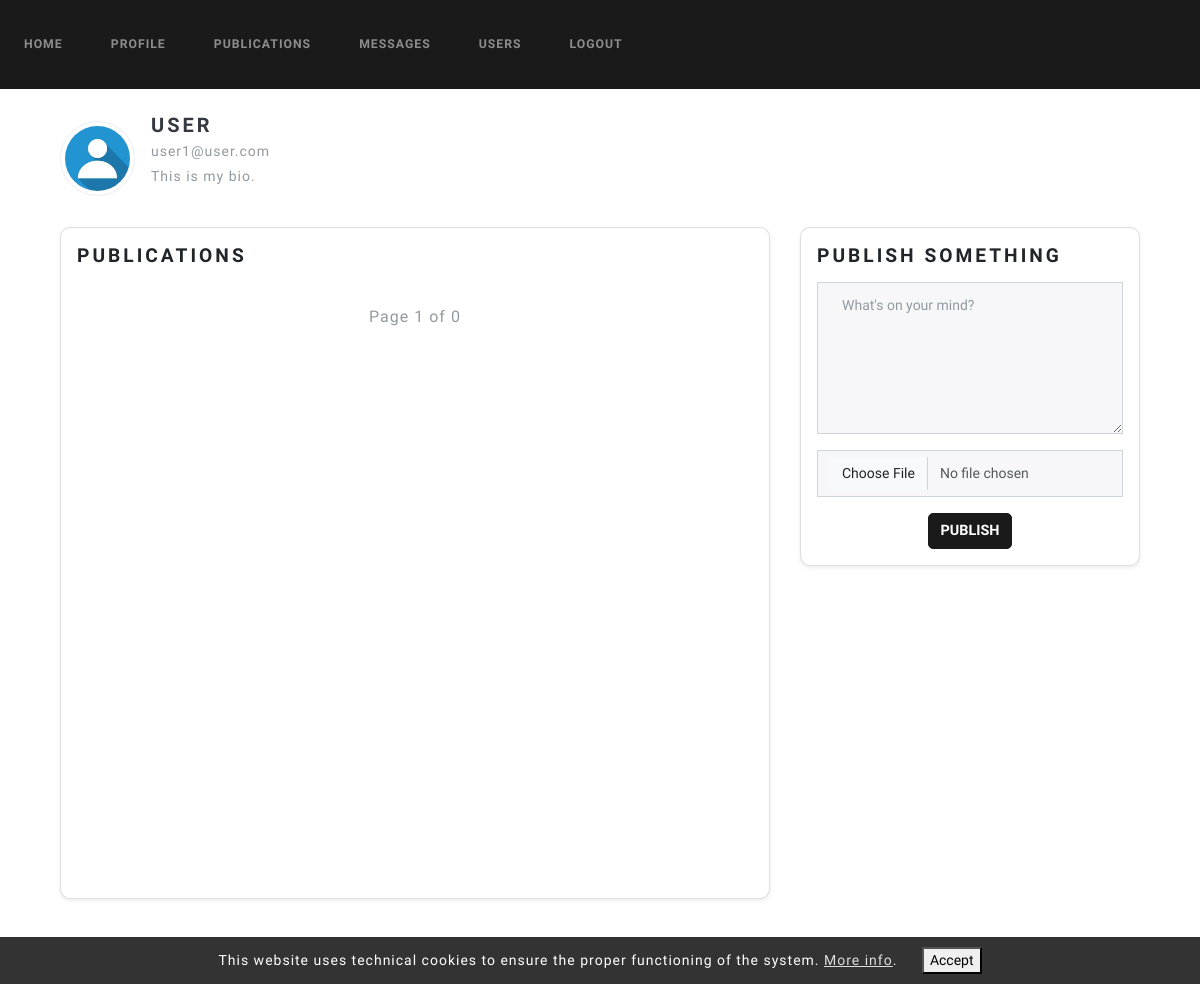
The page /publications (signed in) on the database as committed earlier.
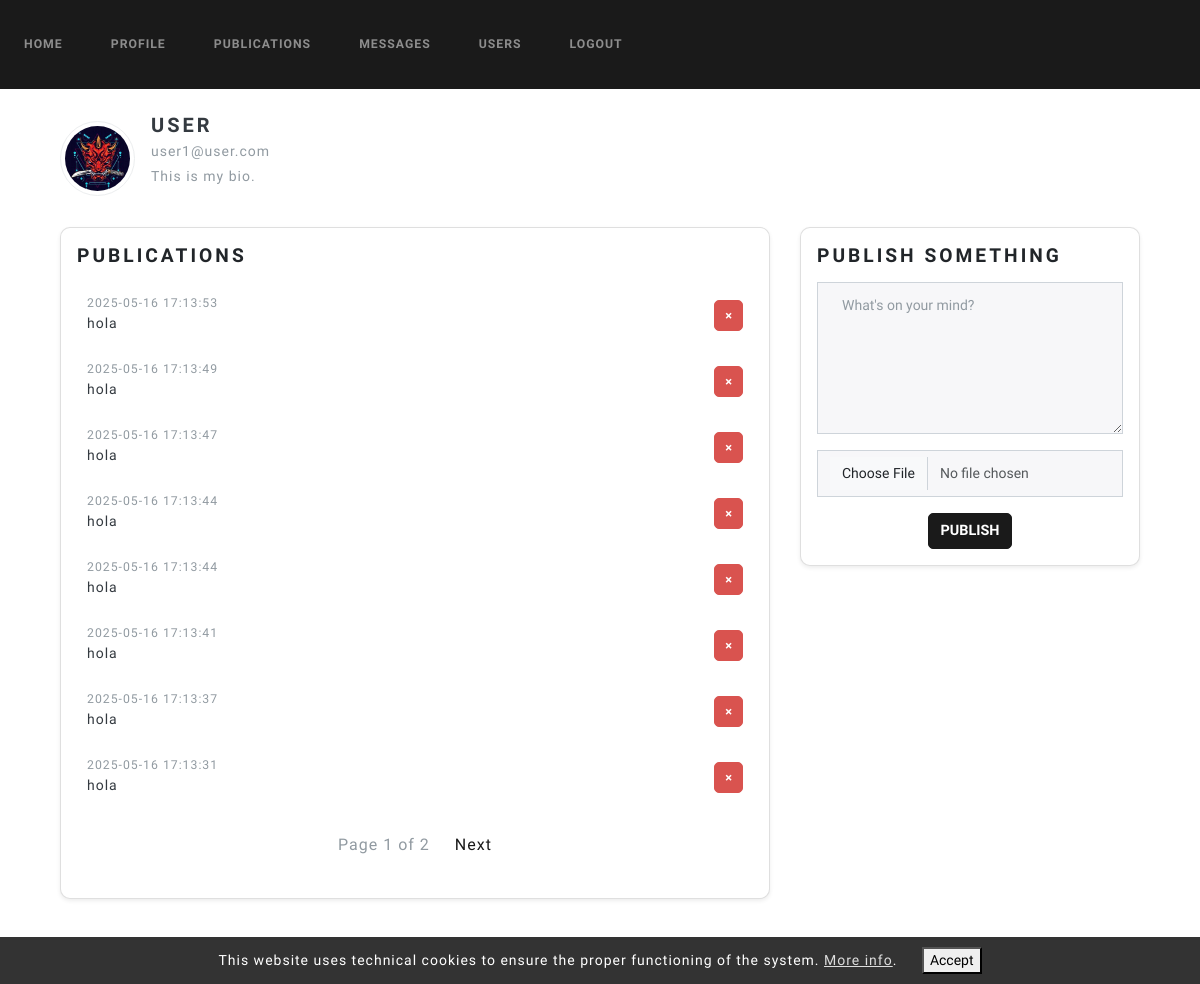
The same page on the database as committed later.
### website/models.py (models this page shows)
class User(UserMixin, db.Model):
    id = db.Column(db.Integer, primary_key=True)
    name = db.Column(db.String(100), unique=False, nullable=False)
    surname = db.Column(db.String(100), unique=False, nullable=False)
    email = db.Column(db.String(100), unique=True, nullable=False)
    password = db.Column(db.String(100), nullable=False)
    bio = db.Column(db.Text, default="This is my bio.")
    role = db.Column(db.Integer, nullable=False, default=1)
    is_blocked = db.Column(db.Boolean, nullable=False, default=False)
    profile_pic = db.Column(db.String(150), default='default.jpg')
    twitter = db.Column(db.String(255), nullable=True)
    linkedin = db.Column(db.String(255), nullable=True)
    publications = db.relationship('Publication')
    login_records = db.relationship('LoginRecord')

class Publication(db.Model):
    id = db.Column(db.Integer, primary_key=True)
    content = db.Column(db.Text, nullable=False)
    date = db.Column(db.DateTime(timezone=True), default=func.now())
    user_id = db.Column(db.Integer, db.ForeignKey('user.id'), nullable=False)
    file_path = db.Column(db.String(255), nullable=True)

### website/views.py (the view, shortened to what this page needs)
@views.route('/publications', methods=['GET', 'POST'])
@login_required
def publications():
    if current_user.is_blocked:
        flash("Your account is blocked", category="error")
        return redirect(url_for("views.home"))
    page = request.args.get('page', 1, type=int)
    per_page = 8
    user_publications = Publication.query.filter_by(user_id=current_user.id).order_by(Publication.date.desc()).paginate(page=page, per_page=per_page)
    return render_template("publications.html", user=current_user, user_publications=user_publications)

### website/templates/publications.html (shortened to what this page needs)
{% extends "base.html" %}
{% block content %}
<div class="container mt-4">
    <div class="d-flex align-items-center mb-4">
        <div class="me-3">
            {% if user.profile_pic %}
                <img src="{{ url_for('static', filename='profile_pics/' + user.profile_pic) }}" alt="Profile Picture" class="profile-pic img-thumbnail">
            {% else %}
                <img src="{{ url_for('static', filename='profile_pics/default.jpg') }}" alt="Default Profile Picture" class="profile-pic img-thumbnail">
            {% endif %}
        </div>
        <div>
            <h4 class="text-dark mb-1">{{ user.name }}</h4>
            <p class="text-muted mb-0">{{ user.email }}</p>
            <p class="text-muted mt-1">{{ user.bio }}</p>
        </div>
    </div>
    <div class="row">
        <div class="col-md-8">
            <div class="card shadow-sm p-3 mb-4">
                <h5 class="card-title">Publications</h5>
                <div style="height: 600px; overflow-y: auto;">
                    <ul class="list-group list-group-flush" id="publications">
                        {% for publication in user_publications.items %}
                        <li class="list-group-item">
                            <div class="d-flex justify-content-between align-items-center flex-wrap w-100">
                                <div class="me-2">
                                    <small class="text-muted">{{ publication.date }}</small>
                                    <p class="mb-1 text-dark">{{ publication.content }}</p>
                                </div>
                                {% if user.email == current_user.email %}
                                <form method="POST" action="{{ url_for('views.deletePublication') }}">
                                    <button type="submit" class="btn btn-sm btn-danger ms-auto">&times;</button>
                                </form>
                                {% endif %}
                            </div>
                        </li>
                        {% endfor %}
                    </ul>
                    <nav aria-label="Page navigation" class="mt-3">
                        <ul class="pagination justify-content-center">
                            <li class="page-item disabled">
                                <span class="page-link">Page {{ user_publications.page }} of {{ user_publications.pages }}</span>
                            </li>
                            {% if user_publications.has_next %}
                            <li class="page-item">
                                <a class="page-link" href="{{ url_for('views.publications', page=user_publications.next_num) }}">Next</a>
                            </li>
                            {% endif %}
                        </ul>
                    </nav>
                </div>
            </div>
        </div>
        {% if user.email == current_user.email %}
        <div class="col-md-4">
            <div class="card shadow-sm p-3">
                <h5 class="card-title">Publish Something</h5>
                <form method="POST" enctype="multipart/form-data">
                    <div class="mb-3">
                        <textarea name="publication" class="form-control" rows="6" placeholder="What's on your mind?"></textarea>
                    </div>
                    <div class="mb-3">
                        <input type="file" name="publication_file" class="form-control">
                    </div>
                    <div class="text-center">
                        <button type="submit" class="btn btn-primary btn-sm">Publish</button>
                    </div>
                </form>
            </div>
        </div>
        {% endif %}
    </div>
</div>
{% endblock %}

### website/templates/base.html (shortened to what this page needs)
<!DOCTYPE html>
<html>
    <head>
        <link href="https://cdn.jsdelivr.net/npm/bootstrap@5.3.3/dist/css/bootstrap.min.css" rel="stylesheet">
        <link rel="stylesheet" href="https://cdn.jsdelivr.net/npm/bootswatch@4.5.2/dist/lux/bootstrap.min.css">
    </head>
    {% if not request.cookies.get('cookies_accepted') %}
    <div id="cookie-banner" style="position: fixed; bottom: 0; width: 100%; background-color: #333; color: white; text-align: center; padding: 10px; z-index: 9999;">
        This website uses technical cookies to ensure the proper functioning of the system. <a href="{{ url_for('views.cookies') }}" style="color: #ddd; text-decoration: underline;">More info</a>.
        <button onclick="acceptCookies()" style="margin-left: 20px;">Accept</button>
    </div>
    {% endif %}
    <body>
        <nav class="navbar navbar-expand-lg navbar-dark bg-primary">
            <div class="collapse navbar-collapse" id="navbarNav">
                <div class="navbar-nav">
                    {% if user.is_authenticated %}
                    <a class="nav-item nav-link" id="home" href="/home">Home</a>
                    <a class="nav-item nav-link" id="profile" href="/profile">Profile</a>
                    <a class="nav-item nav-link" id="publications" href="/publications">Publications</a>
                    <a class="nav-item nav-link" id="messages" href="/messages">Messages</a>
                    <a class="nav-item nav-link" id="userlist" href="/userlist">Users</a>
                    <a class="nav-item nav-link" id="profile" href="/logout">Logout</a>
                    {% endif %}
                </div>
            </div>
        </nav>
        <div class="container" style="flex: 1;">
            {% block content %}
            {% endblock %}
        </div>
        <footer class="text-center mt-4 mb-2">
            <p>&copy; 2025 My Cloud UPM -
                <a href="{{ url_for('views.legal') }}">Legal</a> |
                <a href="{{ url_for('views.privacy') }}">Privacy</a> |
                <a href="{{ url_for('views.cookies') }}">Cookies</a>
            </p>
        </footer>
    </body>
</html>

### website/templates/publications.html (style rules this page uses)
.profile-pic { width: 75px; height: 75px; object-fit: cover; border-radius: 50%; }
.card { border-radius: 10px; background-color: #fff; box-shadow: 0 2px 4px rgba(0, 0, 0, 0.1); }
.list-group-item { border: none; padding: 10px; }
.btn-danger { font-size: 0.8rem; border-radius: 5px; padding: 5px 10px; }
.btn-primary.btn-sm { font-size: 0.9rem; padding: 6px 12px; border-radius: 5px; }
.card-title { font-size: 1.2rem; margin-bottom: 15px; }

Rows that differ between the two databases and show on the page:
changed User "USER": profile_pic: picture added in place of a placeholder
added Publication: date "2025-05-16 17:13:53", content "hola"
added Publication: date "2025-05-16 17:13:49", content "hola"
added Publication: date "2025-05-16 17:13:47", content "hola"
added Publication: date "2025-05-16 17:13:44", content "hola"
added Publication: date "2025-05-16 17:13:44", content "hola"
added Publication: date "2025-05-16 17:13:41", content "hola"
added Publication: date "2025-05-16 17:13:37", content "hola"
added Publication: date "2025-05-16 17:13:31", content "hola"
Other text that changed with them:
{{ user_publications.pages }}: "0" → "2"
text now shown: "Next"
